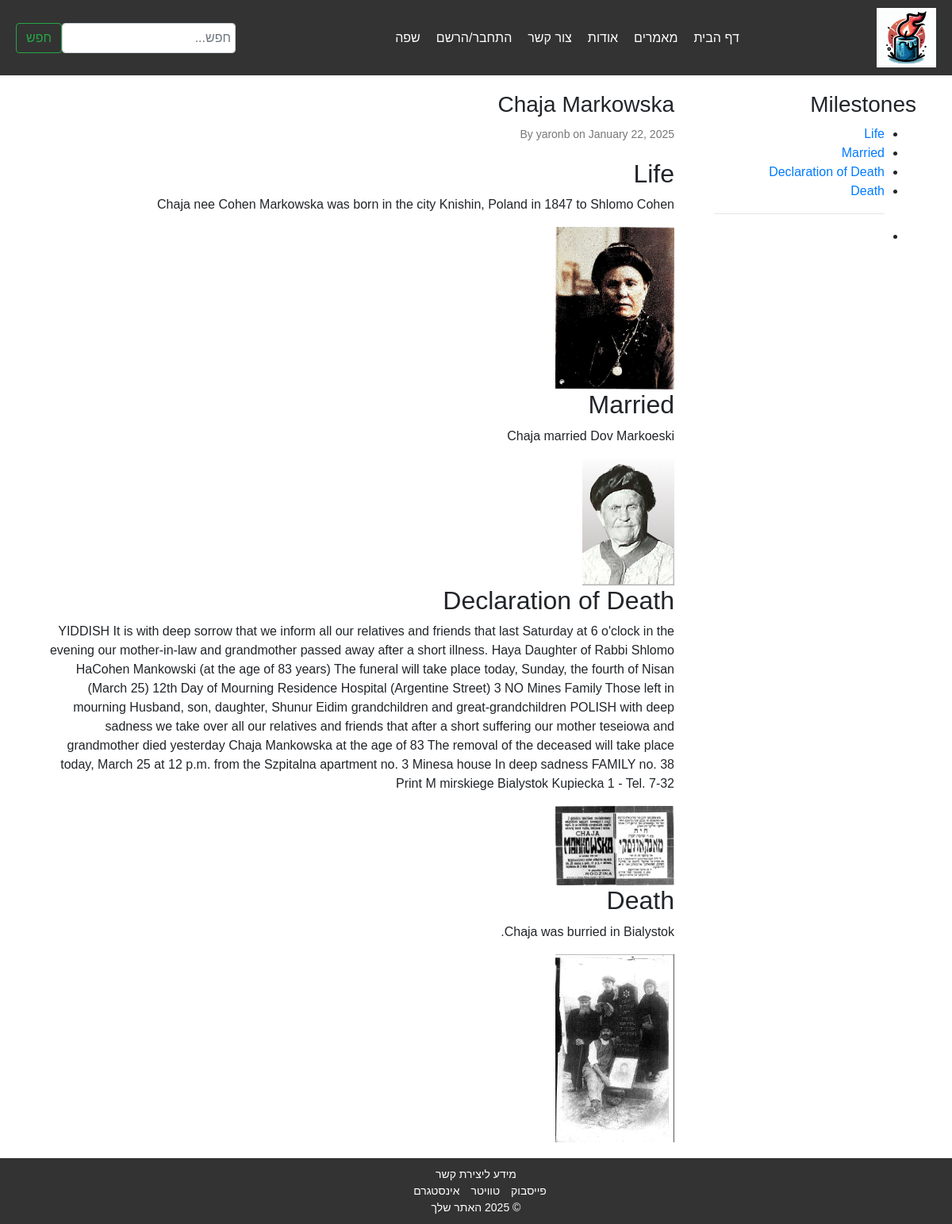
Page /he/article/2 on the committed database.
### app/models.py (models this page shows, shortened)
class Milestone(db.Model):
    id = db.Column(db.Integer, primary_key=True)
    title = db.Column(db.String(140), nullable=False)
    content = db.Column(db.Text, nullable=False)
    image_path = db.Column(db.String(120))
    order = db.Column(db.Integer, nullable=False, default=0)
    post_id = db.Column(db.Integer, db.ForeignKey('post.id'), nullable=False)

class Post(db.Model):
    id = db.Column(db.Integer, primary_key=True)
    title = db.Column(db.String(140), nullable=False)
    publication_date = db.Column(db.DateTime, default=datetime.utcnow)
    user_id = db.Column(db.Integer, db.ForeignKey('user.id'), nullable=False)
    gregorian_death_date = db.Column(db.Date, nullable=False)
    hebrew_year = db.Column(db.Integer, nullable=False)
    hebrew_month = db.Column(db.Integer, nullable=False)
    hebrew_day = db.Column(db.Integer, nullable=False)
    family_id = db.Column(db.Integer, db.ForeignKey('family.id'), nullable=False)
    comments = db.relationship('Comment', backref='post', lazy=True)
    milestones = db.relationship('Milestone', backref='post', lazy=True, cascade="all, delete-orphan")

class User(UserMixin, db.Model):
    id = db.Column(db.Integer, primary_key=True)
    username = db.Column(db.String(64), unique=True, nullable=False)
    email = db.Column(db.String(120), unique=True, nullable=False)
    password_hash = db.Column(db.String(128))
    joined_at = db.Column(db.DateTime, default=datetime.utcnow)
    role = db.Column(db.String(64), default='user', nullable=False)
    posts = db.relationship('Post', backref='author', lazy=True)
    comments = db.relationship('Comment', backref='author', lazy=True)
    families = db.relationship('Family', secondary=user_families, backref=db.backref('users', lazy=True))

### app/main/routes.py (the view)
@main.route('/he/article/<int:post_id>', endpoint='article_he')
def article(post_id):
    post = Post.query.get_or_404(post_id)
    return render_template('he/article.html', post=post)

### app/main/templates/he/article.html (shortened to what this page needs)
{% extends "he/layout.html" %}
{% block content %}
<div class="container">
    <div class="row">
        <div class="col-md-3">
            <h3>Milestones</h3>
            <ul>
                {% for milestone in post.milestones %}
                <li><a href="#milestone-{{ milestone.id }}">{{ milestone.title }}</a></li>
                {% endfor %}
                <hr>
                <li>
                </li>
            </ul>
        </div>
        <div class="col-md-9">
            <article>
                <h1>{{ post.title }}</h1>
                <p class="author-date">By {{ post.author.username }} on {{ post.publication_date.strftime('%B %d, %Y') }}</p>
                {% for milestone in post.milestones %}
                <section id="milestone-{{ milestone.id }}">
                    <h2>{{ milestone.title }}</h2>
                    <p>{{ milestone.content }}</p>
                    {% if milestone.image_path %}
                    <img src="{{ url_for('static', filename=milestone.image_path) }}" alt="{{ milestone.title }}" class="thumbnail" onclick="openModal('{{ url_for('static', filename=milestone.image_path) }}')">
                    {% endif %}
                </section>
                {% endfor %}
            </article>
        </div>
    </div>
</div>
{% endblock %}

### app/static/css/rtl_styles.css (style rules this page uses)
body { direction: rtl; text-align: right; display: flex; flex-direction: column; min-height: 100vh; margin: 0; font-family: Arial, sans-serif; }
article { flex: 2; padding-right: 20px; }
article h1 { font-size: 28px; margin-bottom: 10px; }
article .author-date { color: #777; font-size: 14px; margin-bottom: 20px; }
.thumbnail { max-width: 150px; cursor: pointer; }

### rows in the picture
Milestone: title "Life", content "Chaja nee Cohen Markowska was born in the city Knishin, Poland in 1847 to Shlomo Cohen", image_path (picture)
Milestone: title "Married", content "Chaja married Dov Markoeski", image_path (picture)
Milestone: title "Declaration of Death", content "YIDDISH It is with deep sorrow that we inform all our relatives and friends that last Saturday at 6 o'clock in the evening our mother-in-law and grandmother passed away after a short illness. Haya Daughter of Rabbi Shlomo HaCohen Mankowski (at the age of 83 years) The funeral will take place today, Sunday, the fourth of Nisan (March 25) 12th Day of Mourning Residence Hospital (Argentine Street) 3 NO Mines Family Those left in mourning Husband, son, daughter, Shunur Eidim grandchildren and great-grandchildren POLISH with deep sadness we take over all our relatives and friends that after a short suffering our mother teseiowa and grandmother died yesterday Chaja Mankowska at the age of 83 The…", image_path (picture)
Milestone: title "Death", content "Chaja was burried in Bialystok.", image_path (picture)
Post: title "Chaja Markowska", publication_date "January 22, 2025"
User: author.username "yaronb"
